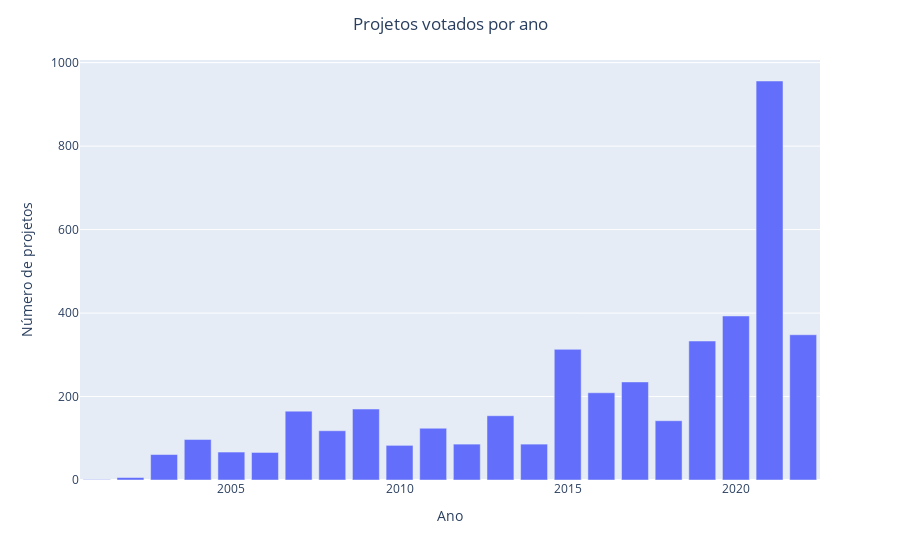

The code cell stored with this chart in its notebook:
### Code cell
import plotly.express as px

fig = px.bar(projects_per_year_dict, x='year', y='n_projects')
fig.update_layout(
    title="Projetos votados por ano",
    xaxis_title="Ano",
    yaxis_title="Número de projetos",
    title_x = 0.5
)

fig.write_image('../imgs/projects_per_year.png')
fig.show()

### Figure 1 — Plotly figure (JSON) as saved in the notebook; plotly's stock layout.template omitted (floating-point values rounded to 4 significant figures)
{"data": [{"alignmentgroup": "True", "hovertemplate": "year=%{x}<br>n_projects=%{y}<extra></extra>", "legendgroup": "", "marker": {"color": "#636efa", "pattern": {"shape": ""}}, "name": "", "offsetgroup": "", "orientation": "v", "showlegend": false, "textposition": "auto", "type": "bar", "x": [2001, 2002, 2003, 2004, 2005, 2006, 2007, 2008, 2009, 2010, 2011, 2012, 2013, 2014, 2015, 2016, 2017, 2018, 2019, 2020, 2021, 2022], "xaxis": "x", "y": [1, 6, 61, 97, 67, 66, 165, 118, 170, 83, 124, 86, 154, 86, 313, 209, 235, 142, 333, 393, 956, 348], "yaxis": "y"}], "layout": {"barmode": "relative", "legend": {"tracegroupgap": 0}, "margin": {"t": 60}, "title": {"text": "Projetos votados por ano", "x": 0.5}, "xaxis": {"anchor": "y", "domain": [0, 1], "title": {"text": "Ano"}}, "yaxis": {"anchor": "x", "domain": [0, 1], "title": {"text": "Número de projetos"}}}}
